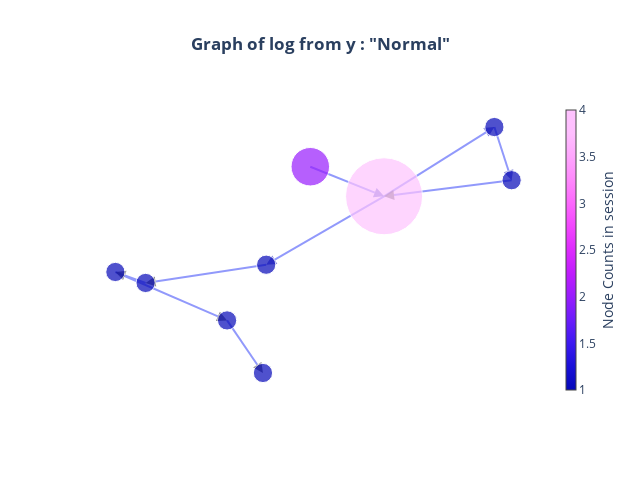

Here is the notebook cell this chart was saved with:
### Code cell
plotly_digraph(G, label=hdfs_data.df['y'][0], topic_dict=topic_dict)

### Figure 1 — Plotly figure (JSON) as saved in the notebook; plotly's stock layout.template omitted (floating-point values rounded to 4 significant figures)
{"data": [{"hoverinfo": "none", "marker": {"angleref": "previous", "color": [0, 0, 0, 0, 0, 0, 0, 0, 0, 0, 0, 1], "colorscale": [[0, "#0508b8"], [0.08333, "#1910d8"], [0.1667, "#3c19f0"], [0.25, "#6b1cfb"], [0.3333, "#981cfd"], [0.4167, "#bf1cfd"], [0.5, "#dd2bfd"], [0.5833, "#f246fe"], [0.6667, "#fc67fd"], [0.75, "#fe88fc"], [0.8333, "#fea5fd"], [0.9167, "#febefe"], [1, "#fec3fe"]], "opacity": 0.7, "size": 10, "symbol": "arrow-bar-up"}, "mode": "lines+markers", "opacity": 0.7, "type": "scatter", "x": [0.01677, 0.1651, null, 0.1651, 0.3869, null, 0.1651, -0.07195, null, 0.3869, 0.4216, null, 0.4216, 0.1651, null, -0.07195, -0.3144, null, -0.3144, -0.3751, null, -0.3751, -0.1505, null, -0.1505, -0.07841, null], "y": [0.5818, 0.3552, null, 0.3552, 0.8863, null, 0.3552, -0.1697, null, 0.8863, 0.4783, null, 0.4783, 0.3552, null, -0.1697, -0.3095, null, -0.3095, -0.2254, null, -0.2254, -0.5969, null, -0.5969, -1, null]}, {"customdata": [["25_123_251 123_132_123 132", "2"], ["-1_of_50010 block_invalidset_namesystem delete", "4"], ["5_terminating packetresponder_packetresponder for_terminating_packetresponder", "1"], ["56_181 received_202 181_181_202", "1"], ["40_181 50010_181_202 181_251 202", "1"], ["13_123_251 123_123 50010_99 50010", "1"], ["4_terminating packetresponder_terminating_packetresponder_packetresponder for", "1"], ["11_verification succeeded_verification_succeeded_succeeded for", "1"], ["<PAD>", "288"]], "hovertemplate": "<b>Topic: %{text} </b><br><b>Name:</b> %{customdata[0]} <br><b>Count:</b> %{customdata[1]} <br>", "marker": {"color": [2, 4, 1, 1, 1, 1, 1, 1, 1], "colorbar": {"thickness": 10, "title": {"side": "right", "text": "Node Counts in session"}, "xanchor": "left"}, "colorscale": [[0, "#0508b8"], [0.08333, "#1910d8"], [0.1667, "#3c19f0"], [0.25, "#6b1cfb"], [0.3333, "#981cfd"], [0.4167, "#bf1cfd"], [0.5, "#dd2bfd"], [0.5833, "#f246fe"], [0.6667, "#fc67fd"], [0.75, "#fe88fc"], [0.8333, "#fea5fd"], [0.9167, "#febefe"], [1, "#fec3fe"]], "size": [38.49, 76.98, 19.25, 19.25, 19.25, 19.25, 19.25, 19.25, 19.25], "symbol": "circle"}, "mode": "markers", "text": ["25", "-1", "5", "56", "40", "13", "4", "11", "-2"], "type": "scatter", "x": [0.01677, 0.1651, 0.3869, 0.4216, -0.07195, -0.3144, -0.3751, -0.1505, -0.07841], "y": [0.5818, 0.3552, 0.8863, 0.4783, -0.1697, -0.3095, -0.2254, -0.5969, -1]}], "layout": {"height": 480, "paper_bgcolor": "rgba(0, 0, 0, 0)", "plot_bgcolor": "rgba(0, 0, 0, 0)", "showlegend": false, "title": {"text": "<b>Graph of log from y : \"Normal\"</b>", "x": 0.5}, "width": 640, "xaxis": {"visible": false}, "yaxis": {"visible": false}}}
